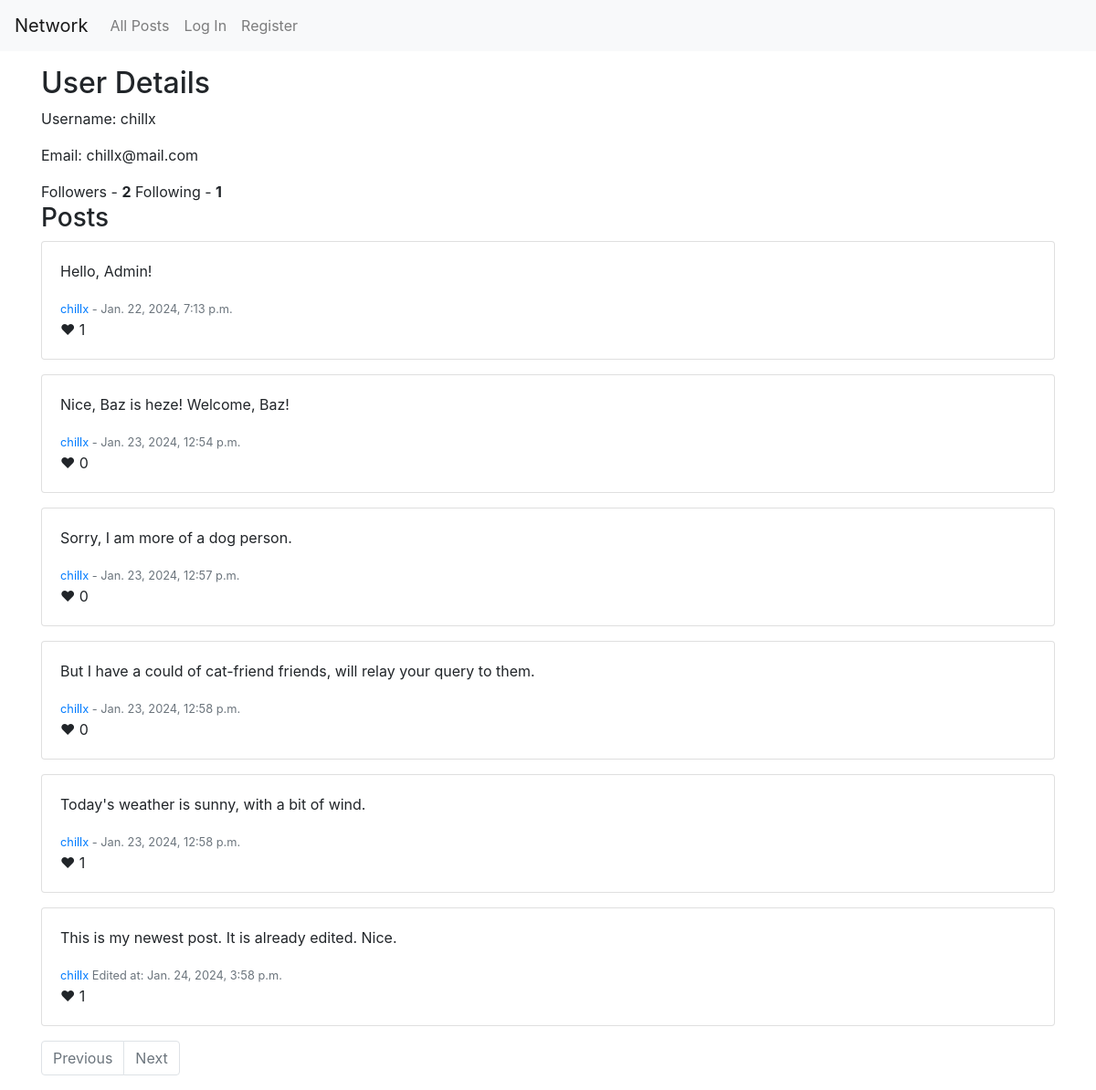
Page /user/chillx on the committed database.
### network/models.py (models this page shows, shortened)
class User(AbstractUser):
    def __str__(self):
        return self.username

class Post(models.Model):
    content = models.TextField()
    created_at = models.DateTimeField(auto_now_add=True)
    last_updated = models.DateTimeField(null=True, blank=True)
    user = models.ForeignKey(User, on_delete=models.CASCADE, related_name='posts')
    likes = models.ManyToManyField(User, related_name='liked_posts', blank=True)

### network/views.py (the view)
# urls.py: path("user/<str:username>", views.user_view, name="user_details"),
def user_view(request, username):
    targetUser  = User.objects.get(username=username)
    posts = Post.objects.filter(user=targetUser)
    p = Paginator(posts, 10)
    page_number = request.GET.get('page', 1)
    pagecontent = p.get_page(page_number)
    followers = Follow.objects.filter(following=targetUser)
    following = Follow.objects.filter(follower=targetUser)
    is_following = False
    if request.user.is_authenticated:
        is_following = Follow.objects.filter(follower=request.user, following=targetUser).exists()
    return render(request, "network/user_details.html", {"targetUser": targetUser, "pagecontent": pagecontent, "followers": followers, "following": following, "is_following": is_following})

### network/templates/network/user_details.html (shortened to what this page needs)
{% extends "network/layout.html" %}
{% block body %}
    <div class="container mt-3">
        <h2>User Details</h2>
        <p>Username: {{ targetUser.username }}</p>
        <p>Email: {{ targetUser.email }}</p>
        <span>Followers - <b>{{ followers.count }}</b>
        Following - <b>{{ following.count }}</b>
        </span>
        <h3>Posts</h3>
        {% include "network/post_display.html" %}
    </div>
{% endblock %}

### network/templates/network/post_display.html (shortened to what this page needs)
{% for post in pagecontent %}
<div class="card mb-3">
    <div class="card-body">
        <p class="content card-text" id="post-{{post.id}}">{{ post.content }}</p>
        <small class="text-muted"><a href="{% url 'user_details' username=post.user.username %}">{{ post.user.username }}</a>
        <span  id="history-{{post.id}}">
            {% if not post.last_updated %}
                - {{ post.created_at }}
            {% else %}
                Edited at: {{ post.last_updated }}
            {% endif %}
        </span>
        </small>
        <div class="likes-section">
            <span class="heart-icon">&#10084;
            <span class="like-count" id="like-count-{{post.id}}">{{ post.likes.count }}</span></span>
            <br>
        </div>
    </div>
</div>
{% endfor %}

### rows in the picture
User: username "chillx", email "chillx@mail.com"
Post: content "Hello, Admin!", user.username "chillx", created_at "Jan. 22, 2024, 7:13 p.m.", likes.count "1"
Post: content "Nice, Baz is heze! Welcome, Baz!", user.username "chillx", created_at "Jan. 23, 2024, 12:54 p.m.", likes.count "0"
Post: content "Sorry, I am more of a dog person.", user.username "chillx", created_at "Jan. 23, 2024, 12:57 p.m.", likes.count "0"
Post: content "But I have a could of cat-friend friends, will relay your query to them.", user.username "chillx", created_at "Jan. 23, 2024, 12:58 p.m.", likes.count "0"
Post: content "Today's weather is sunny, with a bit of wind.", user.username "chillx", created_at "Jan. 23, 2024, 12:58 p.m.", likes.count "1"
Post: content "This is my newest post. It is already edited. Nice.", user.username "chillx", last_updated "Jan. 24, 2024, 3:58 p.m.", likes.count "1"

### other values in the picture
{{ followers.count }} "2"
{{ following.count }} "1"
